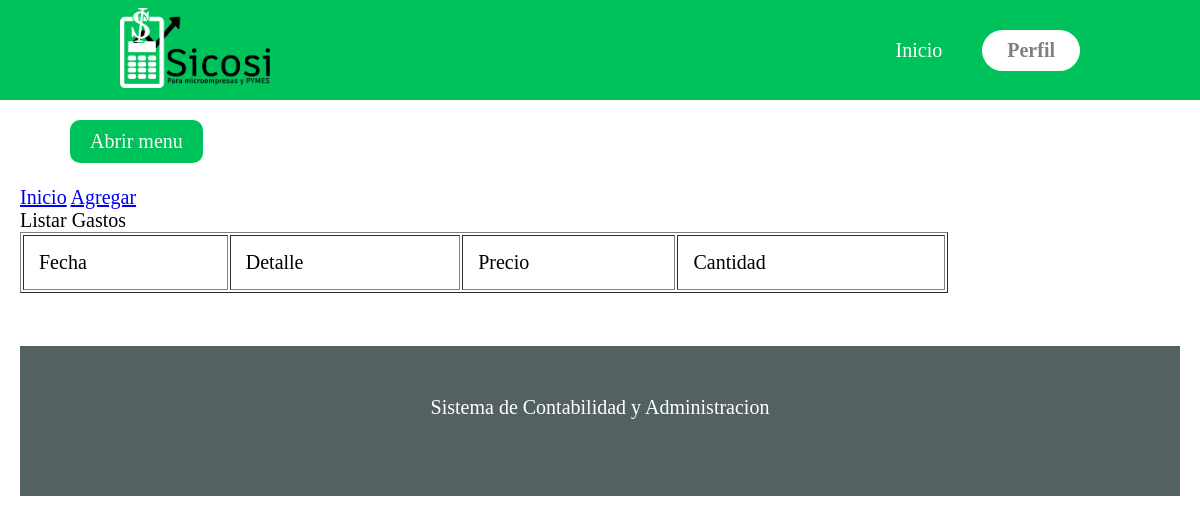
Page /Gastos/index1 on the earlier database version.
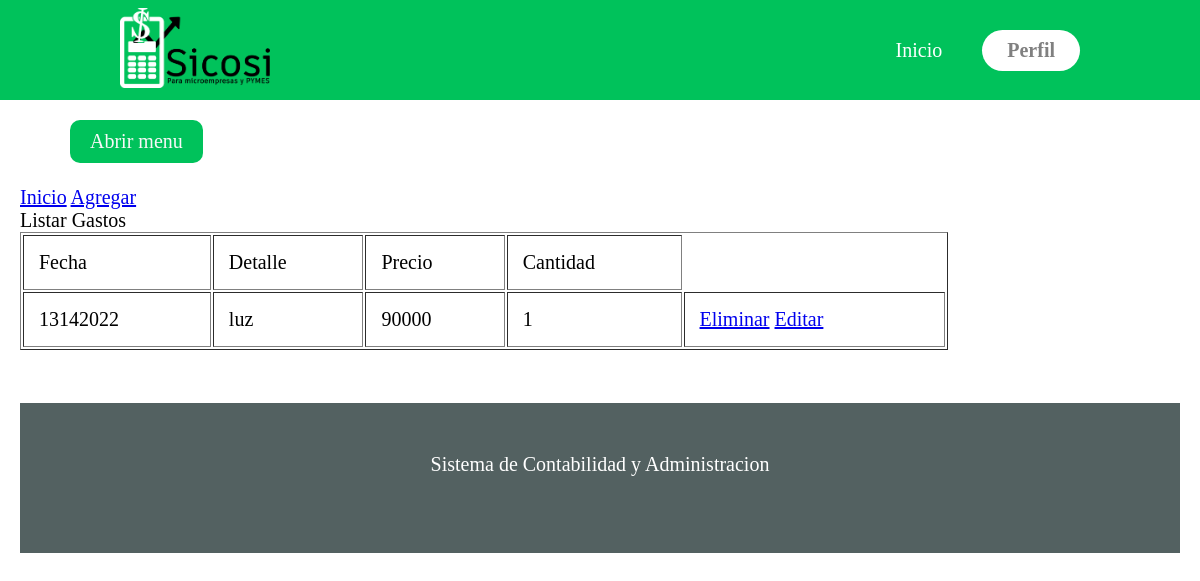
Same page on the later database version.
### base/models.py (models this page shows, shortened)
class Gasto(models.Model):
   fecha       = models.CharField(max_length=10,verbose_name='Fecha')
   detalle     = models.CharField(max_length=30, verbose_name='Detalle')
   precio      = models.IntegerField(verbose_name='Precio')
   cantidad    = models.IntegerField(verbose_name='Cantidad')

### base/views.py (the view)
# urls.py: path('Gastos/index1', views.gastos, name="gastos"),
def gastos(request):
    gastos = Gasto.objects.all()
    return render(request, 'app/Gastos/index1.html', {'gastos': gastos })

### base/templates/app/Gastos/index1.html (shortened to what this page needs)
{% extends 'app/base.html' %}
{% block contenido %}
Listar Gastos
<table border="1px" border-collapse= collapse width=80%>
    <thead>
        <tr text-align= center>
            <td text-align= center>Fecha</td>
            <td>Detalle</td>
            <td>Precio</td>
            <td>Cantidad</td>
        </tr>
    </thead>
    <tbody>
        {% for per in gastos %}
        <tr>
            <td>{{per.fecha}}</td>
            <td>{{per.detalle}}</td>
            <td>{{per.precio}}</td>
            <td>{{per.cantidad}}</td>
            <td>
                <a href="{% url 'eliminar'  per.fecha %}">Eliminar</a>
                <a href="{% url 'editar'  per.fecha %}">Editar</a>
            </td>
        </tr>
        {% endfor %}
    </tbody>
</table>
<br>
{% endblock %}

### base/templates/app/base.html (shortened to what this page needs)
<!DOCTYPE html>
<html lang="en">
<head>
    {% load static %}
    <link rel="stylesheet" href="{% static 'app/CSS/Menu.css' %}">
</head>
<body>
<header class="header">
    <div class="Logo">
        <img src="{% static 'app/Img/Logo_Inicial.png' %}" alt="Logo_Inicial">
    </div>
    <nav>
        <ul class="nav-opc">
            <li><a href="{% url 'Usuario' %}">Inicio</a></li>
        </ul>
    </nav>
    <a href="" class="btn"><button>Perfil</button></a>
</header>
<div class="contenido" id="contenido">
    <a id="abrir" class="abrir-cerrar" onclick="mostrar()"><button>Abrir menu</button></a>
<br>
<br>
<a href="{% url 'ventas' %}">Inicio</a>
<a href="{% url 'crear' %}">Agregar</a>
    {% block contenido %}
    {% endblock %}
</body>
<footer style ="width: 100%; height: 150px; background-color: rgb(83, 97, 97); color: white; margin-top: 30px;">
    <p style="text-align: center; padding: 50px;"> Sistema de Contabilidad y Administracion </p>
</footer>
</html>

### base/static/app/CSS/Menu.css (style rules this page uses)
* { font-family: "Bahnschrift", Times, serif; box-sizing: border-box; margin: 0; padding: 0; font-size: 20px; }
.header { background-color: #00c25b; display: flex; justify-content: flex-end; align-items: center; height: 85px; padding: 50px 10%; }
.header .Logo { cursor: pointer; margin-right: auto; }
.header .Logo img { height: 80px; width: 150px; transition: all 0.3s; }
.header .nav-opc { list-style: none; }
.header .nav-opc li { display: inline-block; padding: 0 20px; }
.header .nav-opc a { font-size: 700; color: white; text-decoration: none; }
.header .btn button { margin-left: 20px; font-weight: 700; color: gray; padding: 9px 25px; background: white; border: none; border-radius: 50px; cursor: pointer; transition: all 0.3s ease 0s; }
body { font-family: "Bahnschrift", Times, serif; box-sizing: border-box; margin: 0; padding: 0; font-size: 20px; background-color: white; }
#contenido { transition: margin-left .4s; padding: 1rem; }
.abrir-cerrar { color: #09d16d; font-size:1rem; }
.contenido .abrir-cerrar button, .control .btn button { margin-left: 50px; font-weight: 500; color: rgb(248, 248, 248); padding: 10px 20px; background: #00c25b; border: none; border-radius: 10px; cursor: pointer; transition: all 0.3s ease 0s; }
footer { width: 100%; height: 200px; background-color: rgb(83, 97, 97); color: white; margin-top: 40px; }
footer p { text-align: center; padding: 50px; }
th, td { padding: 15px; text-align: left; }

Differences in the rows shown:
added Gasto: fecha "13142022", detalle "luz", precio "90000", cantidad "1"
